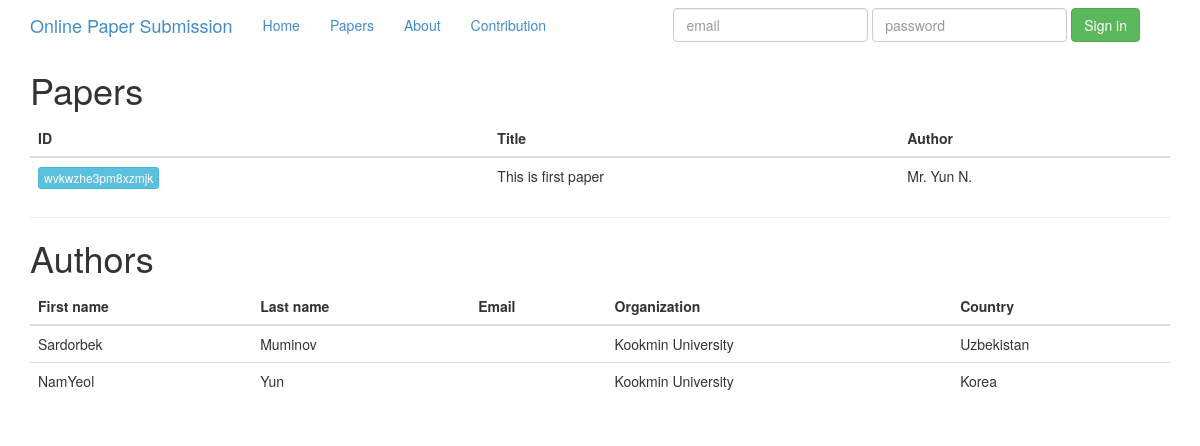
The page /papers/ on the database as committed earlier.
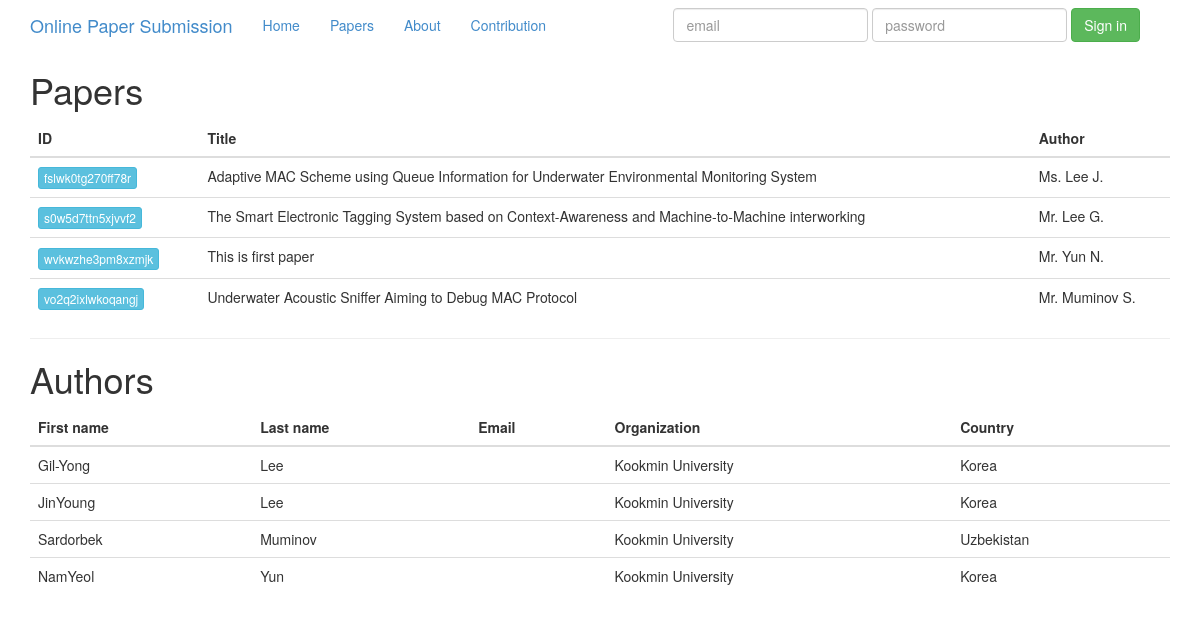
The same page on the database as committed later.
### ops/models.py (models this page shows, shortened)
class Paper(models.Model):
    id = models.CharField(max_length=16, unique=True, primary_key=True)
    title = models.CharField(max_length=500, null=False, blank=False)
    abstract = models.TextField(null=False, blank=False)
    keyword = models.ManyToManyField(Keyword)
    author = models.ForeignKey(Author)
    class Meta:
        db_table = 'papers'
        ordering = ['title']

class Author(models.Model):
    uid = models.CharField(max_length=16, unique=True, primary_key=True)
    user = models.ForeignKey(User)
    initial = models.CharField(max_length=10, null=False, blank=False)
    first_name = models.CharField(max_length=50, null=False, blank=False)
    last_name = models.CharField(max_length=50, null=False, blank=False)
    country = models.CharField(max_length=50, null=False, blank=False)
    organization = models.ForeignKey(Organization)
    def __unicode__(self):
        return "%s %s %s." % (self.initial, self.last_name, self.first_name[0])
    class Meta:
        db_table = 'authors'
        ordering = ['last_name', 'first_name', 'country', 'organization']

class Organization(models.Model):
    name = models.CharField(max_length=50, unique=True)
    def __unicode__(self):
        return self.name
    class Meta:
        db_table = 'organizations'
        ordering = ['name']

### ops/views.py (the view)
# urls.py: url(r'^papers/', papers_page, name="papers_page"),
def papers_page(request):
    context = {
        'papers': Paper.objects.all(),
        'authors': Author.objects.all(),
    }
    return render(request, "papers.html", context)

### ops/context_processors.py (called while the page is built)
def menus(request):
    menus = OrderedDict([
        ('home_page', {'title': 'Home'}),
        ('papers_page', {'title': 'Papers'}),
        ('about_page', {'title': 'About'}),
        ('contrib_page', {'title': 'Contribution'}),
    ])
    try:
        name = resolve(request.path).url_name
        if name in menus:
            menus[name]['active'] = True
    except:
        pass
    return {
        'menus': menus,
    }

### ops/templates/papers.html
{% extends "base.html" %}
{% block content %}
<h1>Papers</h1>
<table class="table table-hover">
    <thead>
        <tr>
            <th>ID</th>
            <th>Title</th>
            <th>Author</th>
        </tr>
    </thead>
    <tbody>
        {% for p in papers %}
        <tr>
            <td><a class="btn btn-xs btn-info" href="#">{{ p.id }}</a></td>
            <td>{{ p.title }}</td>
            <td>{{ p.author }}</td>
        </tr>
        {% endfor %}
    </tbody>
</table>
<hr/>
<h1>Authors</h1>
<table class="table table-hover">
    <thead>
        <tr>
            <th>First name</th>
            <th>Last name</th>
            <th>Email</th>
            <th>Organization</th>
            <th>Country</th>
        </tr>
    </thead>
    <tbody>
        {% for a in authors %}
        <tr>
            <td>{{ a.first_name }}</td>
            <td>{{ a.last_name }}</td>
            <td>{{ a.author.email }}</td>
            <td>{{ a.organization }}</td>
            <td>{{ a.country }}</td>
        </tr>
        {% endfor %}
    </tbody>
</table>
{% endblock %}

### ops/templates/base.html (shortened to what this page needs)
<!DOCTYPE html>
<html lang="en">
  <head>
    <link href="{{ STATIC_URL }}css/bootstrap.min.css" rel="stylesheet">
    <link href="{{ STATIC_URL }}css/main.css" rel="stylesheet">
  </head>
  <body>
    {% include "nav.html" %}
    <div class="container">
    {% block content %}{% endblock %}
    </div>
  </body>
</html>

### ops/templates/nav.html (shortened to what this page needs)
<div class="navbar navbar-fixed-top" role="navigation">
  <div class="container">
    <div class="navbar-header">
      <a class="navbar-brand" href="{% url "home_page" %}">Online Paper Submission</a>
    </div>
    <div class="collapse navbar-collapse">
      <ul class="nav navbar-nav">
        {% for k, v in menus.items %}
        <li{% if v.active %} class="active"{% endif %}><a href="{% url k %}"><i class="{{ v.icon }}"></i>{{ v.title }}</a></li>
        {% endfor %}
      </ul>
      {% if not user.is_authenticated %}
      <form class="navbar-form navbar-right">
        <div class="form-group">
          <input type="text" placeholder="email" class="form-control">
        </div>
        <div class="form-group">
          <input type="password" placeholder="password" class="form-control">
        </div>
        <button type="submit" class="btn btn-success">Sign in</button>
      </form>
      {% else %}
      <div class="navbar-form navbar-right">
        <a href="/" type="submit" class="btn btn-danger">Sign out</a>
      </div>
      {% endif %}
    </div>
  </div>
</div>

### ops/static/css/main.css (style rules this page uses)
body { padding-top: 50px; }

Rows that differ between the two databases and show on the page:
added Paper: id "fslwk0tg270ff78r", title "Adaptive MAC Scheme using Queue Information for Underwater Environmental Monitoring System", author "Ms. Lee J."
added Paper: id "s0w5d7ttn5xjvvf2", title "The Smart Electronic Tagging System based on Context-Awareness and Machine-to-Machine interworking", author "Mr. Lee G."
added Paper: id "vo2q2ixlwkoqangj", title "Underwater Acoustic Sniffer Aiming to Debug MAC Protocol", author "Mr. Muminov S."
added Author: first_name "Gil-Yong", last_name "Lee", organization "Kookmin University", country "Korea"
added Author: first_name "JinYoung", last_name "Lee", organization "Kookmin University", country "Korea"
